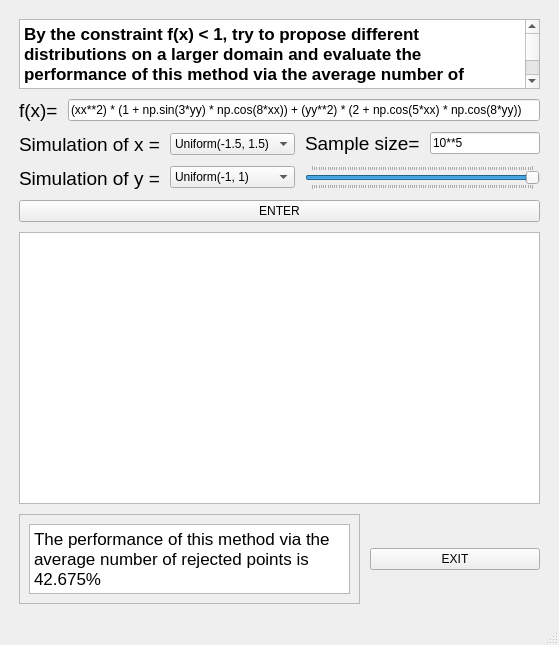
<?xml version="1.0" encoding="UTF-8"?>
<ui version="4.0">
 <class>MainWindow</class>
 <widget class="QMainWindow" name="MainWindow">
  <property name="geometry">
   <rect>
    <x>0</x>
    <y>0</y>
    <width>559</width>
    <height>645</height>
   </rect>
  </property>
  <property name="windowTitle">
   <string>MainWindow</string>
  </property>
  <widget class="QWidget" name="centralwidget">
   <layout class="QVBoxLayout" name="verticalLayout_9">
    <item>
     <layout class="QVBoxLayout" name="verticalLayout" stretch="1,0,0,0,4,1">
      <property name="spacing">
       <number>10</number>
      </property>
      <property name="leftMargin">
       <number>10</number>
      </property>
      <property name="topMargin">
       <number>10</number>
      </property>
      <property name="rightMargin">
       <number>10</number>
      </property>
      <property name="bottomMargin">
       <number>10</number>
      </property>
      <item>
       <widget class="QTextBrowser" name="textBrowser">
        <property name="html">
         <string>&lt;!DOCTYPE HTML PUBLIC &quot;-//W3C//DTD HTML 4.0//EN&quot; &quot;http://www.w3.org/TR/REC-html40/strict.dtd&quot;&gt;
&lt;html&gt;&lt;head&gt;&lt;meta name=&quot;qrichtext&quot; content=&quot;1&quot; /&gt;&lt;style type=&quot;text/css&quot;&gt;
p, li { white-space: pre-wrap; }
&lt;/style&gt;&lt;/head&gt;&lt;body style=&quot; font-family:'.AppleSystemUIFont'; font-size:13pt; font-weight:400; font-style:normal;&quot;&gt;
&lt;p style=&quot; margin-top:0px; margin-bottom:0px; margin-left:0px; margin-right:0px; -qt-block-indent:0; text-indent:0px;&quot;&gt;&lt;span style=&quot; font-weight:600;&quot;&gt;By the constraint f(x) &amp;lt; 1, try to propose different distributions on a larger domain and evaluate the performance of this method via the average number of rejected points.(Input the function and sample size with Python syntax.)&lt;/span&gt;&lt;/p&gt;&lt;/body&gt;&lt;/html&gt;</string>
        </property>
       </widget>
      </item>
      <item>
       <layout class="QHBoxLayout" name="horizontalLayout_4">
        <item>
         <widget class="QLabel" name="label_2">
          <property name="font">
           <font>
            <pointsize>14</pointsize>
           </font>
          </property>
          <property name="text">
           <string>f(x)=</string>
          </property>
         </widget>
        </item>
        <item>
         <widget class="QLineEdit" name="lineEdit_function">
          <property name="text">
           <string>(xx**2) * (1 + np.sin(3*yy) * np.cos(8*xx)) + (yy**2) * (2 + np.cos(5*xx) * np.cos(8*yy)) </string>
          </property>
         </widget>
        </item>
       </layout>
      </item>
      <item>
       <layout class="QHBoxLayout" name="horizontalLayout_3">
        <item>
         <layout class="QVBoxLayout" name="verticalLayout_6">
          <item>
           <widget class="QLabel" name="label_simux">
            <property name="font">
             <font>
              <pointsize>14</pointsize>
             </font>
            </property>
            <property name="text">
             <string>Simulation of x =</string>
            </property>
           </widget>
          </item>
          <item>
           <widget class="QLabel" name="label_simuy">
            <property name="font">
             <font>
              <pointsize>14</pointsize>
             </font>
            </property>
            <property name="text">
             <string>Simulation of y =</string>
            </property>
           </widget>
          </item>
         </layout>
        </item>
        <item>
         <layout class="QVBoxLayout" name="verticalLayout_7">
          <item>
           <widget class="QComboBox" name="comboBox_xdist">
            <item>
             <property name="text">
              <string>Uniform(-1.5, 1.5)</string>
             </property>
            </item>
            <item>
             <property name="text">
              <string>Uniform(0, 1)</string>
             </property>
            </item>
            <item>
             <property name="text">
              <string>Uniform(-3, 3)</string>
             </property>
            </item>
            <item>
             <property name="text">
              <string>Normal(2, 4)</string>
             </property>
            </item>
            <item>
             <property name="text">
              <string>Normal(0, 1)</string>
             </property>
            </item>
            <item>
             <property name="text">
              <string>Beta(2, 2)</string>
             </property>
            </item>
            <item>
             <property name="text">
              <string>Beta(4, 2)</string>
             </property>
            </item>
            <item>
             <property name="text">
              <string>Beta(2, 4)</string>
             </property>
            </item>
            <item>
             <property name="text">
              <string>Gamma(3, 8)</string>
             </property>
            </item>
            <item>
             <property name="text">
              <string>Gamma(8, 2)</string>
             </property>
            </item>
            <item>
             <property name="text">
              <string>Gamma(6, 6)</string>
             </property>
            </item>
           </widget>
          </item>
          <item>
           <widget class="QComboBox" name="comboBox_ydist">
            <item>
             <property name="text">
              <string>Uniform(-1, 1)</string>
             </property>
            </item>
            <item>
             <property name="text">
              <string>Gamma(3, 8)</string>
             </property>
            </item>
            <item>
             <property name="text">
              <string>Gamma(8, 2)</string>
             </property>
            </item>
            <item>
             <property name="text">
              <string>Gamma(6, 6)</string>
             </property>
            </item>
            <item>
             <property name="text">
              <string>Uniform(0, 1)</string>
             </property>
            </item>
            <item>
             <property name="text">
              <string>Normal(-2, 1)</string>
             </property>
            </item>
            <item>
             <property name="text">
              <string>Normal(0, 1)</string>
             </property>
            </item>
            <item>
             <property name="text">
              <string>Normal(2, 5)</string>
             </property>
            </item>
            <item>
             <property name="text">
              <string>Normal(-2, 3)</string>
             </property>
            </item>
            <item>
             <property name="text">
              <string>Beta(1, 1)</string>
             </property>
            </item>
            <item>
             <property name="text">
              <string>Beta(3, 8)</string>
             </property>
            </item>
           </widget>
          </item>
         </layout>
        </item>
        <item>
         <layout class="QVBoxLayout" name="verticalLayout_8">
          <item>
           <layout class="QHBoxLayout" name="horizontalLayout_2">
            <item>
             <widget class="QLabel" name="label_sample">
              <property name="font">
               <font>
                <pointsize>14</pointsize>
               </font>
              </property>
              <property name="text">
               <string>Sample size=</string>
              </property>
             </widget>
            </item>
            <item>
             <widget class="QLineEdit" name="lineEdit_sample_page3">
              <property name="text">
               <string>10**5</string>
              </property>
             </widget>
            </item>
           </layout>
          </item>
          <item>
           <widget class="QSlider" name="hSlider_sample_page3">
            <property name="layoutDirection">
             <enum>Qt::LeftToRight</enum>
            </property>
            <property name="minimum">
             <number>1000</number>
            </property>
            <property name="maximum">
             <number>100000</number>
            </property>
            <property name="singleStep">
             <number>1</number>
            </property>
            <property name="pageStep">
             <number>1000</number>
            </property>
            <property name="value">
             <number>100000</number>
            </property>
            <property name="orientation">
             <enum>Qt::Horizontal</enum>
            </property>
            <property name="tickPosition">
             <enum>QSlider::TicksBothSides</enum>
            </property>
           </widget>
          </item>
         </layout>
        </item>
       </layout>
      </item>
      <item>
       <layout class="QHBoxLayout" name="horizontalLayout" stretch="2">
        <item>
         <widget class="QPushButton" name="pushButton_enter">
          <property name="text">
           <string>ENTER</string>
          </property>
         </widget>
        </item>
       </layout>
      </item>
      <item>
       <widget class="PlotWidget" name="graphicsView_page3"/>
      </item>
      <item>
       <layout class="QHBoxLayout" name="horizontalLayout_6" stretch="2,1">
        <item>
         <widget class="QFrame" name="frame">
          <property name="frameShape">
           <enum>QFrame::StyledPanel</enum>
          </property>
          <property name="frameShadow">
           <enum>QFrame::Raised</enum>
          </property>
          <layout class="QHBoxLayout" name="horizontalLayout_5">
           <item>
            <widget class="QTextBrowser" name="textBrowser_result">
             <property name="html">
              <string>&lt;!DOCTYPE HTML PUBLIC &quot;-//W3C//DTD HTML 4.0//EN&quot; &quot;http://www.w3.org/TR/REC-html40/strict.dtd&quot;&gt;
&lt;html&gt;&lt;head&gt;&lt;meta name=&quot;qrichtext&quot; content=&quot;1&quot; /&gt;&lt;style type=&quot;text/css&quot;&gt;
p, li { white-space: pre-wrap; }
&lt;/style&gt;&lt;/head&gt;&lt;body style=&quot; font-family:'.AppleSystemUIFont'; font-size:13pt; font-weight:400; font-style:normal;&quot;&gt;
&lt;p style=&quot; margin-top:0px; margin-bottom:0px; margin-left:0px; margin-right:0px; -qt-block-indent:0; text-indent:0px;&quot;&gt;The performance of this method via the average number of rejected points is 42.675%&lt;/p&gt;&lt;/body&gt;&lt;/html&gt;</string>
             </property>
            </widget>
           </item>
          </layout>
         </widget>
        </item>
        <item>
         <widget class="QPushButton" name="pushButton_exit">
          <property name="text">
           <string>EXIT</string>
          </property>
         </widget>
        </item>
       </layout>
      </item>
     </layout>
    </item>
   </layout>
  </widget>
  <widget class="QMenuBar" name="menubar">
   <property name="geometry">
    <rect>
     <x>0</x>
     <y>0</y>
     <width>559</width>
     <height>36</height>
    </rect>
   </property>
  </widget>
  <widget class="QStatusBar" name="statusbar"/>
 </widget>
 <customwidgets>
  <customwidget>
   <class>PlotWidget</class>
   <extends>QGraphicsView</extends>
   <header>pyqtgraph</header>
   <container>1</container>
  </customwidget>
 </customwidgets>
 <resources/>
 <connections/>
</ui>
